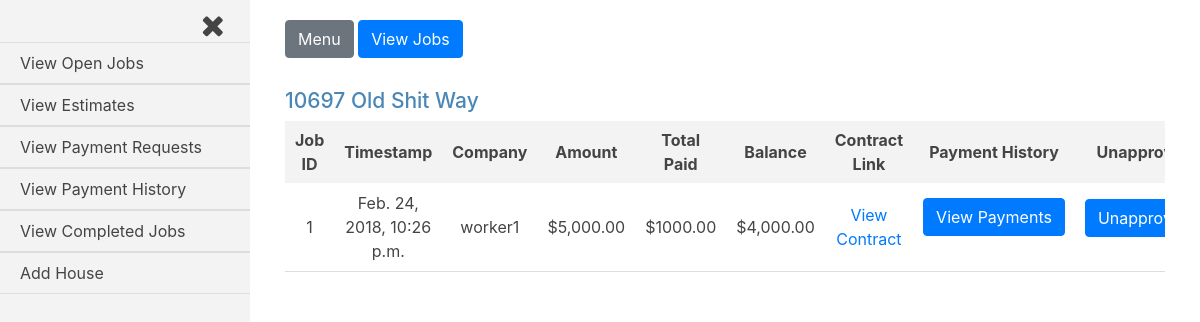
/jobs_admin/ (signed in), run on the app's committed database.
### jobs/models.py (models this page shows, shortened)
class Current_Worker(models.Model):
    house = models.ForeignKey(House, on_delete=models.CASCADE)
    company = models.ForeignKey(settings.AUTH_USER_MODEL, on_delete=models.CASCADE)
    current = models.BooleanField(default=False)

class House(models.Model):
    address = models.CharField(max_length=250)
    companies = models.ManyToManyField(settings.AUTH_USER_MODEL, through='Current_Worker')
    proposed_jobs = models.BooleanField(default=False)
    pending_payments = models.BooleanField(default=False)
    payment_history = models.BooleanField(default=False)
    completed_jobs = models.BooleanField(default=False)
    customer = models.ForeignKey(settings.AUTH_USER_MODEL, on_delete=models.CASCADE, related_name='customer_house')
    def __str__(self):
        return self.address

class Job(models.Model):
    house = models.ForeignKey(House, on_delete=models.CASCADE)
    company = models.ForeignKey(settings.AUTH_USER_MODEL, on_delete=models.CASCADE)
    start_amount = models.DecimalField(max_digits=8, decimal_places=2, default=0.00)
    start_date = models.DateTimeField(auto_now_add=True, blank=True)
    total_paid = models.DecimalField(max_digits=8, decimal_places=2, default=0.00)
    approved = models.BooleanField(default=False)
    def generate_filename(self, filename):
        file_path = 'uploads/{}/{}'.format(str(self.house.address), str(filename))
        return file_path
    document_link = models.FileField(upload_to=generate_filename)
    balance_amount = models.DecimalField(max_digits=8, decimal_places=2, default=0.00)

### jobs_admin/views.py (the view)
@login_required
def index(request):
    current_user = request.user
    if current_user.is_active and current_user.groups.filter(name__in=['Customers', 'Customers Staff']).exists():
        customer = Customer(current_user)
        customer = customer.is_customer_staff()
        current_houses = customer.current_houses()
        approved_jobs = customer.approved_jobs()
        payment_history_form = Payment_History_Form()
        change_job_status_form = Change_Job_Status()
        template = loader.get_template('jobs_admin/index.html')
        context = {
            'current_workers': current_houses,
            'jobs': approved_jobs,
            'current_user': current_user,
            'payment_history_form': payment_history_form,
            'change_job_status_form': change_job_status_form,
        }
        worker_url = request.GET.get('worker_url', None)
        staff_url = request.GET.get('staff_url', None)
        if worker_url and staff_url:
            index = staff_url.find('staff') - 1
            staff_url = staff_url[:index]+ '&' + staff_url[index+1:]
            context['worker_url'] = worker_url
            context['staff_url'] = staff_url
        if request.method == 'POST':
            form = Change_Job_Status(request.POST)
            if form.is_valid():
                job_id = int(request.POST.get('job_id'))
                address = str(request.POST.get('job_house'))
                house = House.objects.get(address=address)
                job = Job.objects.get(pk=job_id)
                job.approved=False
                job.save()
                """update house to proposed_jobs=True if the unapproved job is
                within the last 2 weeks"""
                if Customer.start_week <= job.start_date <= Customer.today:
                    house.proposed_jobs=True
                    house.save(update_fields=['proposed_jobs'])
                """if no more current jobs for specific house, delete as current worker
                AND if no more pending payments from other approved jobs for the house exist,
                set pending_payments=False"""
                current_house_jobs = Job.objects.filter(company=job.company, approved=True, house=house)
                payment_requests = Request_Payment.objects.filter(house=house, job__approved=True, approved=False)
                if not current_house_jobs:
                    Current_Worker.objects.filter(company=job.company, house=house).delete()
                if not payment_requests:
                    house.pending_payments=False
                    house.save(update_fields=['pending_payments'])
                return redirect('/jobs_admin')
        else:
            form = Change_Job_Status()
        return HttpResponse(template.render(context, request))
    else:
        return redirect('/accounts/login')

### payment_history/forms.py
class Payment_History_Form(ModelForm, forms.Form):
    class Meta:
        model = Request_Payment
        exclude = ['job', 'submit_date', 'approved_date', 'house', 'amount', 'approved', 'document_link']

### jobs_admin/forms.py
class Change_Job_Status(ModelForm, forms.Form):
    class Meta:
        model = Job
        exclude = ['house', 'company', 'start_amount', 'start_date', 'total_paid', 'document_link', 'approved', 'balance_amount']

### customer_register/customer.py (called while the page is built)
    def attribute_level(self, obj, compare={}):
        level = list(compare.keys())
        attribute = list(compare.values())
        if level[0] is not 0:
            if level[0] is 1:
                return getattr(obj, attribute[0])
            elif level[0] is 2:
                return getattr(getattr(obj, attribute[0][0]), attribute[0][1])
        else:
            return obj

    def get_queryset(self, append_outer=False, houses=[], queryset=[], compare=[]):
        result_queryset = []
        for h in houses:
            for q in queryset.iterator():
                a = self.attribute_level(obj=h, compare=compare[0])
                b = self.attribute_level(obj=q, compare=compare[1])
                if a == b:
                    if append_outer == True:
                        result_queryset.append(h)
                    else:
                        result_queryset.append(q)
        return result_queryset

    def is_customer_staff(self):
        if self.customer.groups.filter(name='Customers Staff').exists():
            customer_id = self.customer.groups.values_list('name', flat=True)[1]
            if customer_id == 'Customers Staff':
                customer_id = self.customer.groups.values_list('name', flat=True)[0]
            self.customer = int(self.customer.groups.values_list('name', flat=True)[1])
            return Customer(self.customer)
        return Customer(self.customer)

    def houses(self):
        return House.objects.filter(customer=self.customer)

    def current_houses(self):
        sql = 'SELECT * FROM jobs_current_worker WHERE current=1 GROUP BY house_id'
        current_houses = Current_Worker.objects.raw(sql)
        return self.get_queryset(append_outer=True, houses=current_houses, queryset=self.houses, compare=[{1: 'house'}, {0: 0}])

    def approved_jobs(self):
        return Job.objects.filter(house__customer=self.customer, approved=True, balance_amount__gt=0)

### jobs_admin/templatetags/jobs_admin_group_check.py (called while the page is built)
@register.filter(name='in_group')
def has_group(user, group_name):
    group =  Group.objects.get(name=group_name)
    return group in user.groups.all()

### jobs_admin/templates/jobs_admin/index.html (shortened to what this page needs)
{% extends 'base_login_admin.html' %}
{% load humanize %}
{% load static %}
{% load jobs_admin_group_check %}
{% block body_class %}jobs_admin{% endblock body_class %}
{% block content %}
{% for w in current_workers %}
<div class="job-container">
  <div class="house">
    <h3 class="house-address">{{w.house.address}}</h3>
  </div>
  <div class="jobs">
    <table class="job-summary">
      <tbody>
        <tr class="job-headings">
          <th>Job ID</th>
          <th>Timestamp</th>
          <th>Company</th>
          <th>Amount</th>
          <th>Total Paid</th>
          <th>Balance</th>
          <th>Contract Link</th>
          <th>Payment History</th>
          {% if current_user|in_group:'Customers' %}
          <th>Unapprove Job</th>
          {% endif %}
        </tr>
        {% for job in jobs %}
        {% if job.house.address == w.house.address %}
        <tr class="job-info">
          <td>{{job.id}}</td>
          <td>{{job.start_date}}</td>
          <td>{{job.company}}</td>
          <td>${{job.start_amount|intcomma}}</td>
          <td>${{job.total_paid}}</td>
          <td>${{job.balance_amount|intcomma}}</td>
          <td><a href="{{job.document_link.url}}">View Contract</a></td>
          <td>
            <form class="payment-history-form" action="/payment_history/p_history_job" method="post">
              <input class="btn btn-primary v-payment-history" type="submit" name="v-payment-history" value="View Payments">
            </form>
          </td>
          {% if current_user|in_group:'Customers' %}
          <td>
            <form class="change-job-status-form" action="" method="post">
              <input class="btn btn-primary change-job-status" type="submit" name="" value="Unapprove Job">
            </form>
          </td>
          {% endif %}
        </tr>
        {% endif %}
        {% endfor %}
      </tbody>
    </table>
  </div>
</div>
{% endfor %}
{% endblock content %}

### static/logged-in.css (style rules this page uses)
body { overflow-x: hidden; color: #444; }
body .job-info td:last-child input[type="submit"] { margin-bottom: 0; }
.job-container { overflow-x: auto; margin-top: 25px; }
.job-container h3 { font-size: 21px; color: #4A87B6; }
.job-headings { background-color: #f3f3f3; }
.job-headings th { padding: 7px 10px; }
.job-summary { width: 100%; min-width: 475px; max-width: 970px; text-align: center; }
.job-summary td { padding: 8px 10px; }
.job-summary td:last-child { padding-top: 16px; vertical-align: top; }
.job-info { border-bottom: 1px solid #ddd; }
form select, form input { margin-bottom: 20px; }
form input { width: 100%; background-color: transparent; border: 1px solid #ddd; padding: 10px; border-radius: 3px; }
form input[type="submit"] { display: block; }

### data on the page
Current_Worker: house.address "10697 Old Shit Way"
Job: id "1", start_date "Feb. 24, 2018, 10:26 p.m.", company "worker1", start_amount "5,000.00", total_paid "1000.00", balance_amount "4,000.00"
